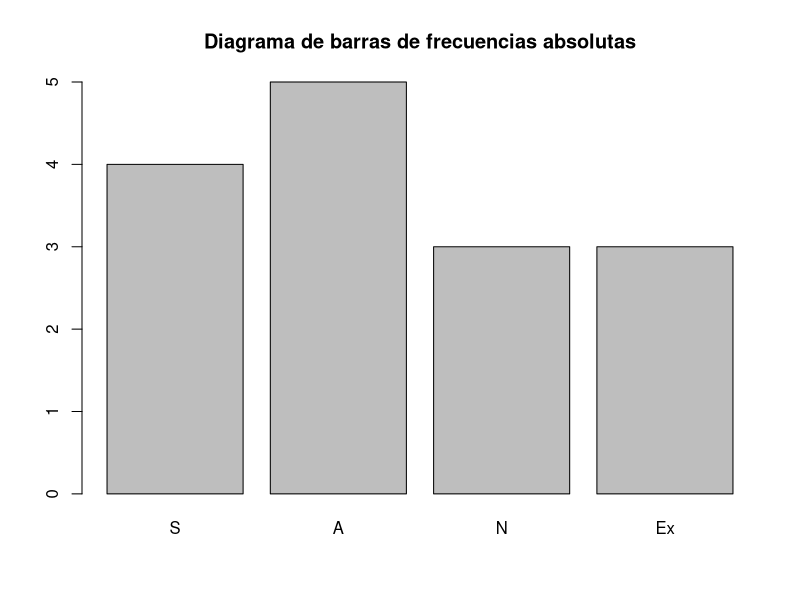
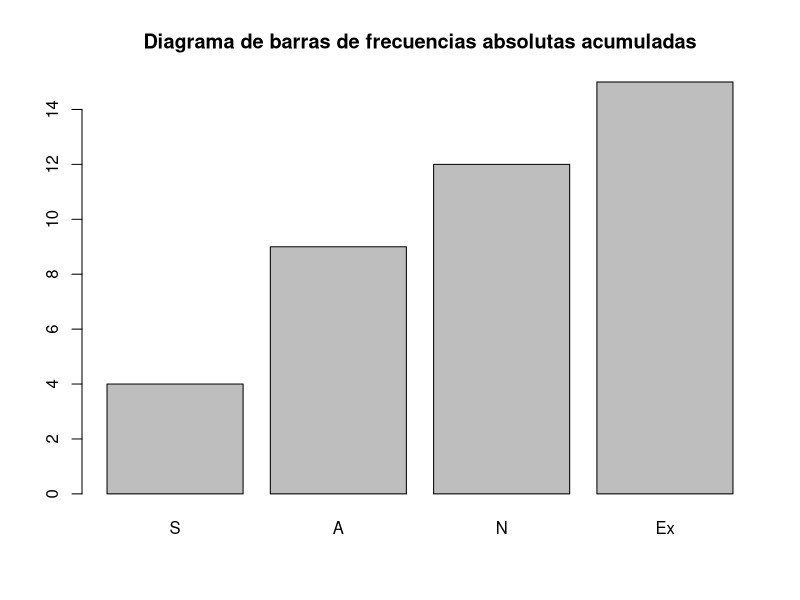
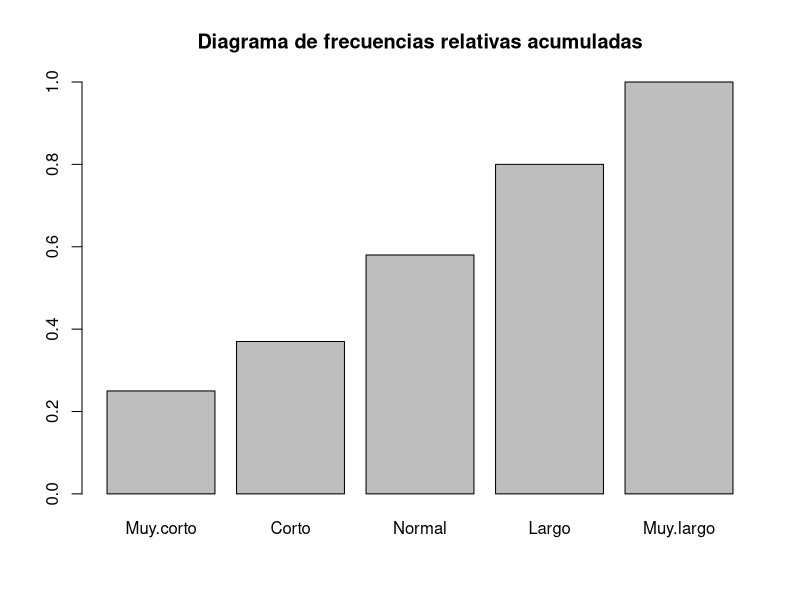
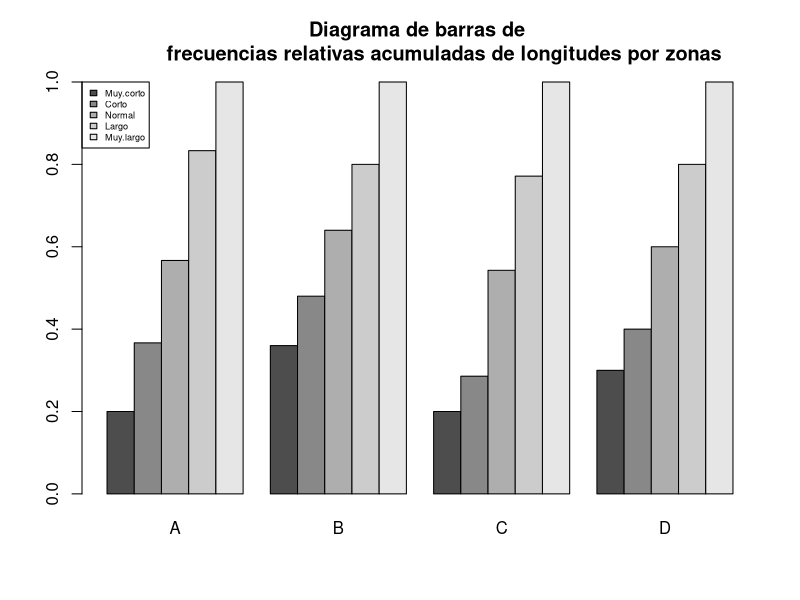

Here is the R script that generated these plots, in order:
## ---- chunk 1
knitr::opts_chunk$set(echo = TRUE)
## ---- chunk 2
notas = ordered(c("S","A", "N", "Ex", "S", "S", "Ex", "Ex", "N", "A", "A", "A",
                  "A", "N", "S"), levels = c("S", "A", "N", "Ex"))
table(notas) #para saber cuantas hay de cada una (su frecuencia absoluta)
## ---- chunk 3
notas
fAbs = table(notas) #Frec. abs.
fAbs
prop.table(fAbs) #Frec. relativas

cumsum(fAbs) #Frec. abs. acumuladas
cumsum(prop.table(fAbs)) #Frec. relativas acumuladas
## ---- chunk 4
barplot(fAbs, main = "Diagrama de barras de frecuencias absolutas")
barplot(cumsum(fAbs), main = "Diagrama de barras de frecuencias absolutas acumuladas")
## ---- chunk 5
longitud=ordered(sample(c("Muy.corto","Corto","Normal","Largo","Muy.largo"), 100,
                          replace=TRUE),
                 levels=c("Muy.corto","Corto","Normal","Largo","Muy.largo"),
                 )
longitud
## ---- chunk 6
#Estudiemos sus frecuencias
Fr.Abs = table(longitud)
Fr.Abs
Fr.Rel = prop.table(Fr.Abs)
Fr.Rel

Fr.Acum = cumsum(Fr.Abs)
Fr.Acum
Fr.RAcum = cumsum(Fr.Rel)
Fr.RAcum

barplot(Fr.RAcum, main = "Diagrama de frecuencias relativas acumuladas")
## ---- chunk 7
zonas = rep(c("A","B","C","D"), c(30,25,35,10))
jirafas = data.frame(zonas,longitud)
str(jirafas)
head(jirafas)
## ---- chunk 8
table(jirafas)
prop.table(table(jirafas)) #relativas globales
prop.table(table(jirafas), margin = 1) #relativas de las longitudes por zonas


apply(table(jirafas), MARGIN = 1, FUN=cumsum) #Para calcular la tabla de frecuencias absolutas acumuladas de las longitudes por zonas (como las zonas definen las filas de la tabla anterior, debemos utilizar la función apply con MARGIN = 1)

# OJO!! Fijaos que la tabla se ha traspuesto. Resulta que cuando se aplica apply a una table bidimensional, R intercambia, en caso de ser necesario, filas por columnas en el resultado para que la dimensión de la tabla resultante en la que se haya aplicado la función sea la de las columnas.
t(apply(table(jirafas), MARGIN = 1, FUN = cumsum)) #Con lo cual, para volver a tener las zonas en las filas, hay que trasponer el resultado de la función apply.

t(apply(prop.table(table(jirafas), margin = 1), MARGIN = 1, FUN = cumsum)) #Para calcular la tabla de frecuencias relativas acumuladas de las longitudes por zonas




apply(table(jirafas), MARGIN = 2, FUN=cumsum) #Tabla de frecuencias abs acumuladas de las zonas por longitudes (no tiene nada de sentido pq no existe un orden entre A,B,C,D entonces no se deberia estudiar su frec. acumulada)

## ---- chunk 9
Diagrama = apply(prop.table(table(jirafas), margin = 1), MARGIN = 1, FUN = cumsum) #tabla de frec rel acumuladas de las longitudes por zonas.
Diagrama

barplot(Diagrama, beside = TRUE, legend = TRUE, main = "Diagrama de barras de 
        frecuencias relativas acumuladas de longitudes por zonas",
args.legend=list(x="topleft", cex=0.55))
